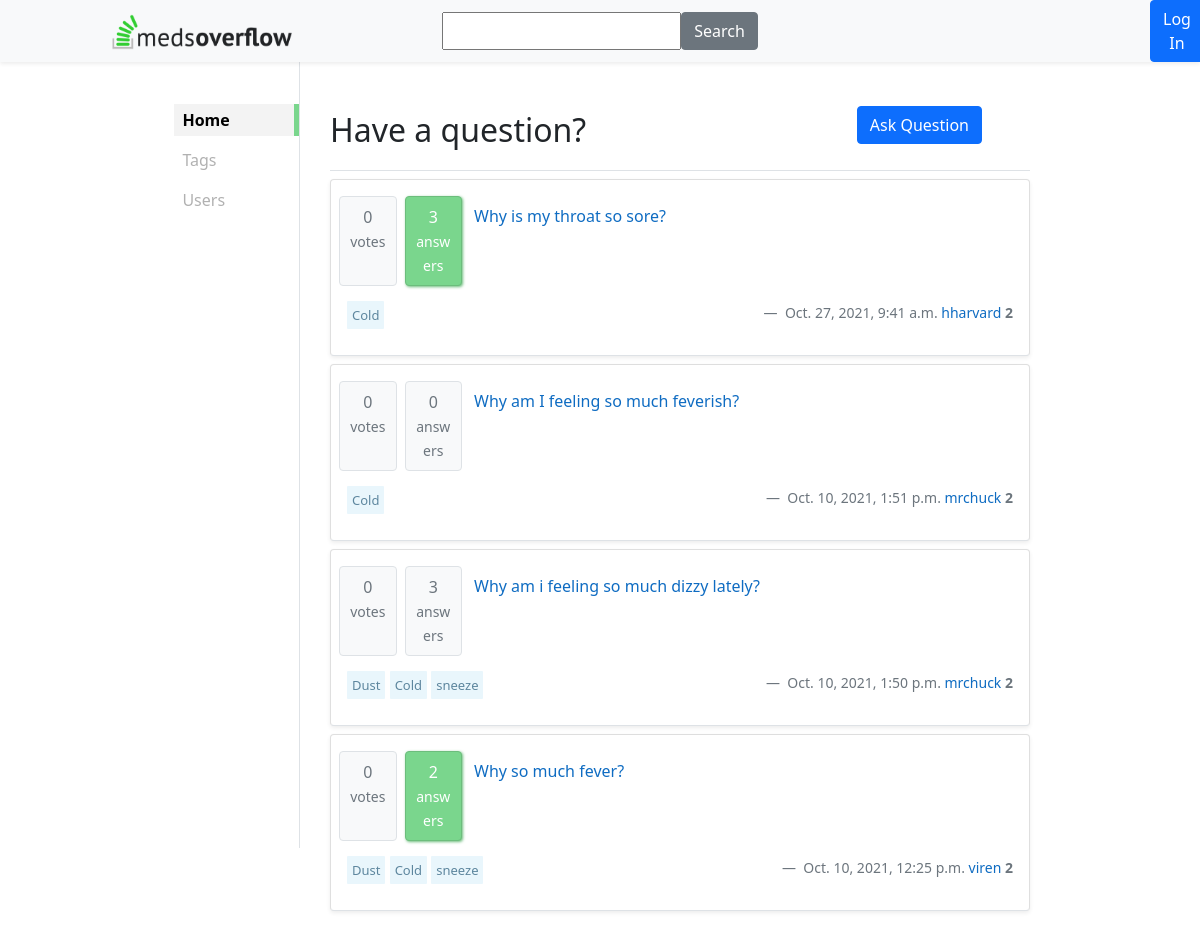
The page / on the database its author committed.
### mainframe/models.py (models this page shows, shortened)
class Question(models.Model):
    title = models.CharField(max_length=200)
    description = models.CharField(max_length=1000)
    upvotes = models.IntegerField(default=0)
    downvotes = models.IntegerField(default=0)
    created_at = models.DateTimeField(auto_now=True, editable=False)
    made_by = models.ForeignKey(User, on_delete=models.CASCADE)
    tags = models.ManyToManyField(Tag)
    answerCount = models.IntegerField(default=0)
    @property
    def votes(self):
        return self.upvotes - self.downvotes
    @property
    def upvotes(self):
        return UpvoteQ.objects.filter(question = self.id).count()
    @property
    def downvotes(self):
        return DownvoteQ.objects.filter(question = self.id).count()

class Tag(models.Model):
    tagName = models.CharField(max_length=30)
    def __str__(self):
        return self.tagName

class User(models.Model):
    user = models.OneToOneField(authUser, on_delete=models.CASCADE)
    username = models.CharField(max_length=30, unique=True)
    first_name = models.CharField(max_length=30, null=True)
    last_name = models.CharField(max_length=50, null=True)
    email_id = models.EmailField(unique=True)
    country = models.CharField(max_length=50, null=True)
    rating = models.IntegerField(default=2)
    joined_on = models.DateTimeField(auto_now=True)
    USERNAME_FIELD = 'username'
    roles = models.ManyToManyField(Role)
    def __str__(self):
        return self.user.username

### mainframe/views.py (the view, shortened to what this page needs)
# urls.py: 2. Add a URL to urlpatterns:  path('', Home.as_view(), name='home')
class Home(TemplateView):
    def get(self, request):
        isLoggedIn = False
        if request.user.is_authenticated:
            usr = request.user
            isLoggedIn = True
        questions = Question.objects.all().order_by('-created_at')
        myFilter = QuestionFilter(request.GET, queryset=questions)
        questions = myFilter.qs
        if isLoggedIn:
            bookmarks = self.getBookmarks(request)
            bookmarksPass = []
            if bookmarks:
                for b in bookmarks:
                    bm = {}
                    bm['id'] = b.question.id
                    bm['title'] = b.question.title
                    bm['description'] = b.question.description
                    bookmarksPass.append(bm)
            request.session['bookmarks'] = bookmarksPass
            print(request.session['bookmarks'])
            myuser = self.getUser(request)
        else:
            bookmarks = None
            myuser = None
        for q in questions:
            answers = Answer.objects.filter(question=q.id)
            for a in answers:
                if a.accepted:
                    setattr(q, 'answered', True)
                    break
        context = {'questions': questions, 'isLoggedIn' : isLoggedIn, 'myuser' : myuser, 'myFilter' : myFilter, 'bookmarks': bookmarks}
        return render(request, 'main_feed.html', context)

### mainframe/templates/main_feed.html
{% extends 'main.html' %}
{% block mainFeed %}
{% for q in questions %}
    <div class="card my-2 border-bottom shadow-sm">
        <div class="card-body row">
            <p class="col-1 mx-1 border rounded text-center p-2 bg-light text-secondary">{{ q.votes }}<br><span class="small">votes</span></p>
            <p class="{% if q.answered %} answeredFill {% else %} text-secondary bg-light border {% endif %} col-1 mx-1 rounded text-center p-2">{{ q.answerCount }}<br><span class="small">answers</span></p>
            <a href="{% url 'mainframe:question' q.id %}" class="col-9 p-2">{{ q.title }}</a>
            <div class="col-7">
                {% for t in q.tags.all %}
                <a href="{% url 'mainframe:tagFilter' t.id %}" class="tag my-1">{{ t }}</a>
                {% endfor %}
            </div>
            <div class="col-5 text-end blockquote-footer">
                <span class="text-secondary font-weight-light">{{ q.created_at }}</span>
                <a href="{% url 'mainframe:profile' q.made_by.id %}">{{ q.made_by }}</a>
                <b class="text-secondary">{{ q.made_by.rating }}</b>
            </div>
        </div>
    </div>
{% endfor %}
{% endblock mainFeed %}

### static/css/main.css (style rules this page uses)
body { font-family: 'Tangerine', serif; font-size: 48px; }
.card a { text-decoration: none; color: #0F6CC2; }
.tag { border-radius: 1px; font-size: small; background-color: #e9f6fc; color: #5d869e !important; padding: 5px; }
a { text-decoration: none !important; }
.answeredFill { font-weight: 500; color: white; background-color: rgb(122, 214, 141) !important; border: 1px solid rgb(108, 189, 124); box-shadow: 1px 1px 3px rgb(108, 189, 124);; }

### rows shown on the page
Question: votes "0", answerCount "3", title "Why is my throat so sore?", created_at "Oct. 27, 2021, 9:41 a.m.", made_by "hharvard", made_by.rating "2"
Tag: tagName "Cold"
Question: votes "0", answerCount "0", title "Why am I feeling so much feverish?", created_at "Oct. 10, 2021, 1:51 p.m.", made_by "mrchuck", made_by.rating "2"
Question: votes "0", answerCount "3", title "Why am i feeling so much dizzy lately?", created_at "Oct. 10, 2021, 1:50 p.m.", made_by "mrchuck", made_by.rating "2"
Tag: tagName "Dust"
Tag: tagName "sneeze"
Question: votes "0", answerCount "2", title "Why so much fever?", created_at "Oct. 10, 2021, 12:25 p.m.", made_by "viren", made_by.rating "2"
